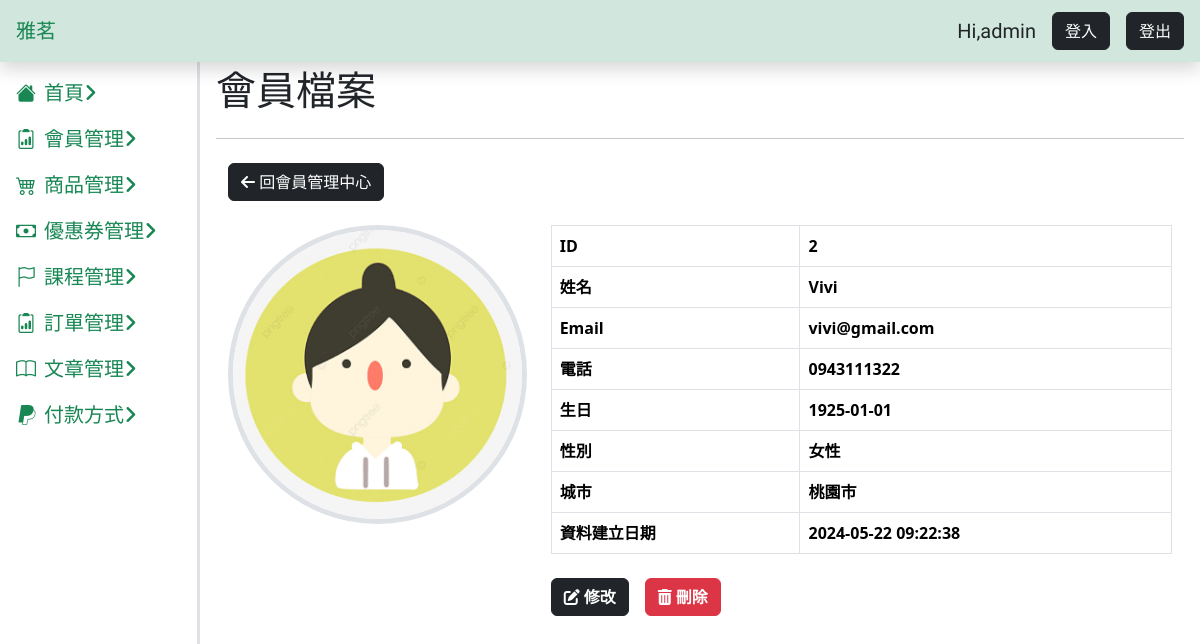
The app's page /user/user.php?id=2 with its own data.
### tables this page shows
CREATE TABLE `users` (
  `id` int(11) NOT NULL COMMENT '流水號',
  `memberid` varchar(50) NOT NULL COMMENT '會員編號',
  `name` varchar(30) DEFAULT NULL COMMENT '使用者名字',
  `images_id` int(255) NOT NULL DEFAULT 0,
  `images_name` varchar(255) DEFAULT NULL COMMENT '使用者照片',
  `gender` enum('女性','男性','其他','') DEFAULT NULL COMMENT '性別',
  `birthday` date DEFAULT NULL COMMENT '生日',
  `account` varchar(50) NOT NULL COMMENT '帳號',
  `password` varchar(50) NOT NULL COMMENT '密碼',
  `phone` varchar(30) DEFAULT NULL COMMENT '電話',
  `email` varchar(50) DEFAULT NULL COMMENT '信箱',
  `location` varchar(30) DEFAULT NULL COMMENT '城市',
  `carrierid` varchar(50) DEFAULT NULL COMMENT '電子發票載具',
  `created_at` datetime DEFAULT current_timestamp() COMMENT '資料建立日期',
  `valid` tinyint(4) NOT NULL DEFAULT 1 COMMENT '使用者資料狀態'
);

### user/user.php (the view, shortened to what this page needs)
<?php
if (!isset($_GET["id"])) {
  $id = 1;
} else {
  $id = $_GET["id"];
}
require_once("../db_connect.php");
$sql = "SELECT * FROM users WHERE id = $id AND valid=1";
$result = $conn->query($sql);
$row = $result->fetch_assoc();
if ($result->num_rows > 0) {
  $userExit = true;
} else {
  $userExit = false;
  $title = "使用者不存在";
}
?>
<!doctype html>
<html lang="en">
<head>
  <?php include("../css.php") ?>
</head>
<body>
  <?php include("../dashboard-comm.php") ?>
  <main class="main-content p-3">
    <div class="d-flex justify-content-between">
      <h1>會員檔案</h1>
    </div>
    <hr>
    <div class="container">
      <div class="py-2">
        <a href="users.php" class="btn btn-dark"><i class="fa-solid fa-arrow-left"></i>&nbsp回會員管理中心</a>
      </div>
      <div class="row justify-content-center">
        <div class="col-lg-4 mt-3">
          <div class="ratio ratio-1x1 rounded-circle border border-5 overflow-hidden bg-transparent" style="max-width: 350px;">
            <img class="object-fit-cover" src="../user_images/user.png">
          </div>
        </div>
        <div class="col-lg-8 mt-3">
          <?php if ($userExit) : ?>
            <table class="table table-bordered">
              <tr>
                <th>ID</th>
                <td><?= $row["id"] ?></td>
              </tr>
              <tr>
                <th>姓名</th>
                <td><?= $row["name"] ?></td>
              </tr>
              <tr>
                <th>Email</th>
                <td><?= $row["email"] ?></td>
              </tr>
              <tr>
                <th>電話</th>
                <td><?= $row["phone"] ?></td>
              </tr>
              <th>生日</th>
              <td><?= $row["birthday"] ?></td>
              <th>性別</th>
              <td><?= $row["gender"] ?></td>
              <th>城市</th>
              <td><?= $row["location"] ?></td>
              <tr>
                <th>資料建立日期</th>
                <td><?= $row["created_at"] ?></td>
              </tr>
            </table>
            <div class="py-2 d-flex ">
              <a class="btn btn-dark  me-3 " title="編輯使用者" href="user-edit.php?id=<?= $row["id"] ?>"><i class="fa-solid fa-pen-to-square">&nbsp修改</i></a>
              <button class="btn btn-danger" title="刪除使用者" data-bs-toggle="modal" data-bs-target="#deleteModal"><i class="fa-solid fa-trash-can">&nbsp刪除</i></button>
            </div>
          <?php else : ?>
            <h1>使用者不存在</h1>
          <?php endif; ?>
        </div>
      </div>
    </div>
  </main>
</body>
</html>

### css.php (style rules this page uses)
a { text-decoration: none; cursor: pointer; user-select: none; }
:root { --aside-witch: 200px; --header-height: 50px; }
.main-content { margin: var(--header-height) 0 0 var(--aside-witch); }
body { font-weight: bold; }

### records on screen
users: id "2", name "Vivi", email "vivi@gmail.com", phone "0943111322", birthday "1925-01-01", gender "女性", location "桃園市", created_at "2024-05-22 09:22:38"
